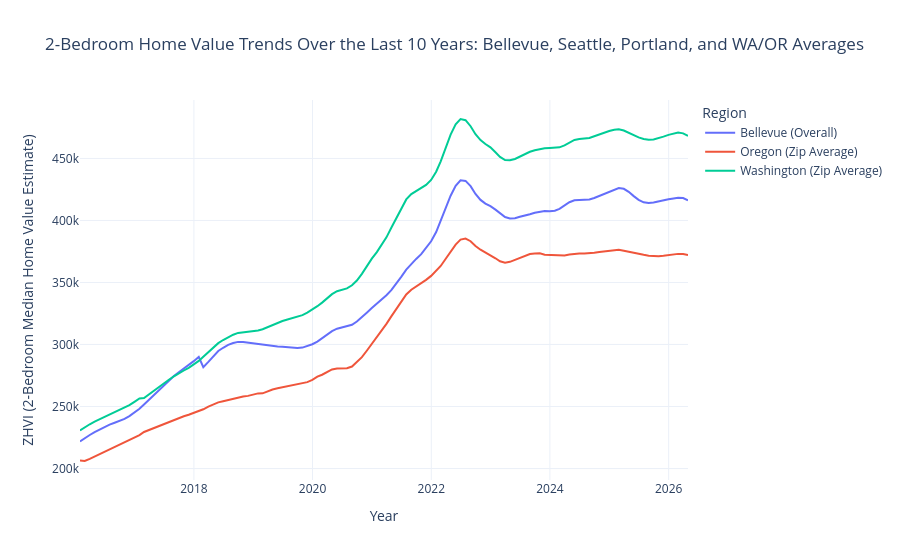

The cell this chart's notebook holds for it:
### Code cell
# Your visualization
import pandas as pd
import plotly.express as px

# Step 1: Load the 2-bedroom zip-level ZHVI data
df_2bed = pd.read_csv('Zip_zhvi_bdrmcnt_2_uc_sfrcondo_tier_0.33_0.67_sm_sa_month (1).csv')

# Identify the date columns (from 2000-01-31 to 2026-03-31)
date_cols = [col for col in df_2bed.columns if col.startswith('20') and '-' in col]

# Melt the dataframe to long format
df_long = df_2bed.melt(
    id_vars=['RegionID', 'RegionName', 'RegionType', 'City', 'State'],
    value_vars=date_cols,
    var_name='Date',
    value_name='ZHVI'
)

# Convert Date to datetime
df_long['Date'] = pd.to_datetime(df_long['Date'])

# Filter for the last 10 years (2016 onwards)
df_filtered = df_long[df_long['Date'] >= '2016-01-01']

# Step 2: Filter for comparison regions
bellevue_overall = df_filtered[df_filtered['City'] == 'Bellevue'].copy()
bellevue_overall['Region_Group'] = 'Bellevue (Overall)'

bellevue_98004 = df_filtered[(df_filtered['RegionName'] == '98004') & (df_filtered['RegionType'] == 'zip')].copy()
bellevue_98004['Region_Group'] = 'Bellevue (98004)'

seattle_city = df_filtered[(df_filtered['City'] == 'Seattle') & (df_filtered['RegionType'] == 'city')].copy()
seattle_city['Region_Group'] = 'Seattle (City)'

portland_city = df_filtered[(df_filtered['City'] == 'Portland') & (df_filtered['RegionType'] == 'city')].copy()
portland_city['Region_Group'] = 'Portland (City)'

washington_state = df_filtered[(df_filtered['State'] == 'WA') & (df_filtered['RegionType'] == 'zip')].copy()
washington_state['Region_Group'] = 'Washington (Zip Average)'

oregon_state = df_filtered[(df_filtered['State'] == 'OR') & (df_filtered['RegionType'] == 'zip')].copy()
oregon_state['Region_Group'] = 'Oregon (Zip Average)'

# Combine the filtered data
df_plot = pd.concat([
    bellevue_overall,
    bellevue_98004,
    seattle_city,
    portland_city,
    washington_state,
    oregon_state
], ignore_index=True)

# Step 3: Aggregate by date and region group (average ZHVI per month)
df_agg = df_plot.groupby(['Date', 'Region_Group'])['ZHVI'].mean().reset_index()

# Step 4: Create the line chart
fig = px.line(
    df_agg,
    x='Date',
    y='ZHVI',
    color='Region_Group',
    title='2-Bedroom Home Value Trends Over the Last 10 Years: Bellevue, Seattle, Portland, and WA/OR Averages',
    labels={
        'Date': 'Date',
        'ZHVI': 'ZHVI (2-Bedroom Median Home Value Estimate)',
        'Region_Group': 'Region'
    }
)

# Customize the layout
fig.update_layout(
    xaxis_title='Year',
    yaxis_title='ZHVI (2-Bedroom Median Home Value Estimate)',
    legend_title='Region',
    template='plotly_white'
)

# Show the chart
fig.show()
